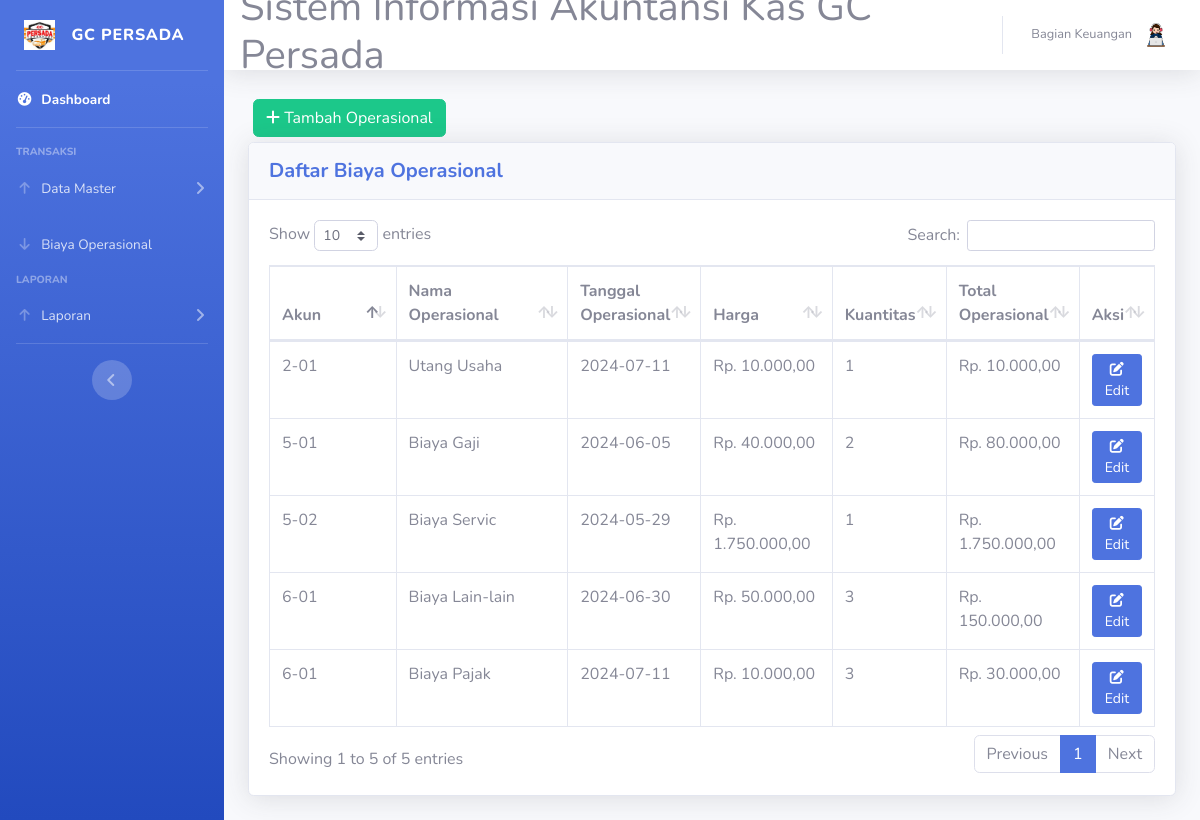
/operasional.php (signed in), run on the app's committed database.
### tables this page shows
CREATE TABLE `operasional` (
  `id_operasional` int(4) NOT NULL,
  `id_akun` varchar(5) NOT NULL,
  `nama_operasional` varchar(20) NOT NULL,
  `tanggal_operasional` date NOT NULL,
  `harga` int(11) NOT NULL,
  `kuantitas` int(2) NOT NULL,
  `total_operasional` int(11) NOT NULL
);

### operasional.php (the view, shortened to what this page needs)
<!DOCTYPE html>
<html lang="en">
<head>
  <link href="vendor/fontawesome-free/css/all.min.css" rel="stylesheet" type="text/css">
  <link href="css/sb-admin-2.min.css" rel="stylesheet">
  <link href="vendor/datatables/dataTables.bootstrap4.min.css" rel="stylesheet">
</head>
<body id="page-top">
  <?php
  require 'koneksi.php';
  require('sidebar.php');
  ?>
  <div id="content">
    <?php require 'navbar.php'; ?>
    <div class="container-fluid">
      <button type="button" class="btn btn-success" style="margin:5px" data-toggle="modal" data-target="#myModalTambah"><i class="fa fa-plus"></i> Tambah Operasional</button><br>
      <div class="card shadow mb-4">
        <div class="card-header py-3">
          <h5 class="m-0 font-weight-bold text-primary">Daftar Biaya Operasional</h5>
        </div>
        <div class="card-body">
          <div class="table-responsive">
            <table class="table table-bordered" id="dataTable" width="100%" cellspacing="0">
              <thead>
                <tr>
                  <th width="15%">Akun</th>
                  <th width="20%">Nama Operasional</th>
                  <th width="15%">Tanggal Operasional</th>
                  <th width="15%">Harga</th>
                  <th width="5%">Kuantitas</th>
                  <th width="13%">Total Operasional</th>
                  <th width="8%">Aksi</th>
                </tr>
              </thead>
              <tbody>
                <?php
                $query = mysqli_query($koneksi, "SELECT * FROM operasional");
                while ($data = mysqli_fetch_assoc($query)) {
                ?>
                  <tr>
                    <td><?= $data['id_akun'] ?></td>
                    <td><?= $data['nama_operasional'] ?></td>
                    <td><?= $data['tanggal_operasional'] ?></td>
                    <td>Rp. <?= number_format($data['harga'], 2, ',', '.'); ?></td>
                    <td><?= $data['kuantitas'] ?></td>
                    <td>Rp. <?= number_format($data['total_operasional'], 2, ',', '.'); ?></td>
                    <td>
                      <a href="#" class=" btn btn-primary btn-sm" data-toggle="modal" data-target="#myModal<?= $data['id_operasional']; ?>"><i class="fa fa-edit"></i> Edit</a>
                    </td>
                  </tr>
                <?php
                }
                ?>
              </tbody>
            </table>
          </div>
        </div>
      </div>
    </div>
  </div>
  </div>
  </div>
</body>
</html>

### data on the page
operasional: id_akun "5-01", nama_operasional "Biaya Gaji", tanggal_operasional "2024-06-05", harga "40.000,00", kuantitas "2", total_operasional "80.000,00"
operasional: id_akun "5-02", nama_operasional "Biaya Servic", tanggal_operasional "2024-05-29", harga "1.750.000,00", kuantitas "1", total_operasional "1.750.000,00"
operasional: id_akun "6-01", nama_operasional "Biaya Lain-lain", tanggal_operasional "2024-06-30", harga "50.000,00", kuantitas "3", total_operasional "150.000,00"
operasional: id_akun "6-01", nama_operasional "Biaya Pajak", tanggal_operasional "2024-07-11", harga "10.000,00", kuantitas "3", total_operasional "30.000,00"
operasional: id_akun "2-01", nama_operasional "Utang Usaha", tanggal_operasional "2024-07-11", harga "10.000,00", kuantitas "1", total_operasional "10.000,00"

### other printed values
$_SESSION['nama'] "Bagian Keuangan"
